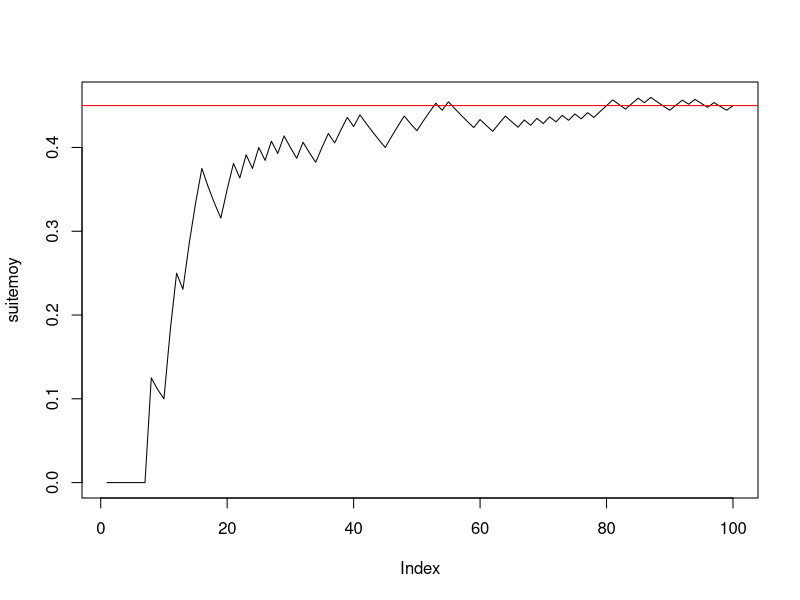

This chart was generated by the following R code: (Note: this script raises an error after producing the figure.)

#--------question 1------------
(n <- 100)
(p <- 0.45)
(x <- rbinom(n, 1, p))
#--------question 2------------
cumsum(x)
(taille <- 1:n)
(suitemoy <- cumsum(x) / taille)
#--------question 3------------
plot(suitemoy, type = "l")
abline(h = p, col = "red")

#------------Exercice 2------------------------

#--------question 1------------
(n <- 100)
(mu <- -2)
(sigma <- 2)
rm(xg)
(xg <- rnorm(n, mu, sigma))
#--------question 2------------
cumsum(xg)
rm(taille)
(taille <- 1:n)
rm(suitemoyg)
suitemoyg
(suitemoyg <- cumsum(xg) / taille)
#--------question 3------------
plot(suitemoyg, type = "l", ylim = c(-10, 6))
abline(h = mu, col = "red")










###################################################
#------------Exercice 3------------------------
###################################################

#---------question 1--------------------------
mu <- -2
sigma <- 2
n <- 5
rm(x) # efface l'objet précedemment créé x
(x <- rnorm(n, mu, sigma)) # echantillon de n tirages de X
(moyx <- mean(x)) # moyenne de l'échantillon de taille n x

#---------question 2--------------------------
(y <- rnorm(n, mu, sigma)) # second echantillon de n tirages de X
(moyy <- mean(y)) # moyenne de l'échantillon y
(rbind(x, y) -> M) # range les deux échantillons dans M à 2 lignes et n colonnes
rowMeans(M)

#---------question 3--------------------------
N <- 1000
Mdata <- matrix(rnorm(n * N, mu, sigma), ncol = n, byrow = T) # N échantillons de taille n disposés en lignes
dim(Mdata) # dimension de la matrice N lignes et n colonnes


#---------question 4--------------------------
(rowMeans(Mdata) -> moyennes) # calcule les moyennes pour les N, n-échantillons tirés.
apply(Mdata, MARGIN = 1, mean) # alternative pour effectuer les moyennes en ligne

#---------question 5--------------------------
mean(moyennes) # moyenne empirique des N réalisations de Xbar_n
sd(moyennes) * sqrt((length(moyennes) - 1) / length(moyennes)) # ecart-type empirique
sd(moyennes) # écart-type estimé sans biais = ecart-type empirique corrigé

#---------question 6--------------------------
hist(moyennes, prob = T, main = "Répartition de la moyenne empirique des Xi, i=1,....,n") # la répartition observée de Xbar_n
(abs <- seq(1.2 * min(moyennes), 1.2 * max(moyennes), (max(moyennes) - min(moyennes)) / 100))
points(abs, dnorm(abs, mu, sigma / sqrt(n)), col = 2, type = "l")
abline(v = mean(moyennes), col = 3, lty = "dashed") # moyenne de l'échantillon
abline(v = mu, col = 2) # moyenne théorique mu de la loi de Xbar
# belle adéquation de l'échantillon à la normale, que l'on peut verifier avec dte de Henry
qqnorm(moyennes) # les points sont presque alignés la loi de Xbar_n est donc bien normale
qqline(moyennes, col = 2) # autour de la droite rouge qui passe par les deux points
# (1er quartile theo de la centrée réduite,1er quartile empirique) et
# (3ieme quartile theo de la centrée réduite,3ieme quartile empirique)
# mean(echantillon) et écart-type empirique sd(échantillon)*sqrt((n-1)/n). e
# En effet si on ajoute la droite passant par ces deux points elle se confond
# avec qqline. droite de Henry

(x1 <- qnorm(0.25))
(x2 <- qnorm(0.75))
(y1 <- quantile(moyennes, 0.25, type = 1))
(y2 <- quantile(moyennes, 0.75, type = 1))
abline(y1 - (y2 - y1) * x1 / (x2 - x1), (y2 - y1) / (x2 - x1), col = 3) # droite de Henry

#----------question 7-------------------------
moyennecr <- sqrt(n) * (moyennes - mu) / sigma
hist(moyennecr, prob = T, main = "Répartition observée de la moyenne empirique centrée réduite")
(abscr <- seq(1.2 * min(moyennecr), 1.2 * max(moyennecr), (max(moyennecr) - min(moyennecr)) / 100))
points(abscr, dnorm(abscr), col = 2, type = "l")
abline(v = mean(moyennecr), col = 3, lty = "dashed") # moyenne empirique de l'échantillon
abline(v = 0, col = 2) # moyenne théorique  de la loi normale centrée réduite

qqnorm(moyennecr)
qqline(moyennecr) # droite de Henry

#-----------question 8------------
n <- 50
# puis réexecuter les lignes 67 à 107 : la loi reste gaussienne mais
# l'écart-type de Xbarn est plus petit avec n=50 qu'avec n=2
sd(moyennes)
sigma / sqrt(n)

n <- 2
# puis réexecuter les lignes 67 à 107 : LA LOI EST TOUJOURS GAUSSIENNE MEME AVEC n PETIT
# C'EST UNE PROPRIETES CARACTÉRISTIQUE DE LA LOI NORMALE MAIS QUI NE S'APPLIQUE PAS AUX AUTRES
# LOIS COMME PAR EX A LA BERNOULLI ==> VOIR EXO SUIVANT
sd(moyennes)
# l'écart type empirique est EN REVANCHE plus faible avec n=2 qu'avec n=50 :
# normal il estime sigma/sqrt(n) or :
sigma / sqrt(n)

#####################################################################################
# CE QU'IL FAUT RETENIR DE CET EXERCICE : LA LOI DE XBAR EST GAUSSIENNE SI L'ÉCHANTILLON EST
# GAUSSIEN ET DE TAILLE QUELCONQUE n. LE RESULTAT DU THEOREME CENTRAL LIMITE EST VRAI DANS CE CAS
# POUR TOUT n ET PAS SEULEMENT POUR n GRAND
###################################################################################

###################################################
#------------Exercice 4------------------------
###################################################

#---------question 1--------------------------
p <- 0.45
n <- 5
N <- 100
rm(Mdata) # efface l'objet précedemment créé Mdata

Mdata <- matrix(rbinom(n * N, 1, p), ncol = n, byrow = T) # N échantillons de taille n disposés en lignes
dim(Mdata) # dimension de la matrice N lignes et n colonnes

(rowMeans(Mdata) -> moyennes) # calcule les moyennes pour les N, n-échantillons tirés.


mean(moyennes) # moyenne empirique des N réalisations de Xbar_n
sd(moyennes) * sqrt((length(moyennes) - 1) / length(moyennes)) # ecart-type empirique
sd(moyennes) # écart-type estimé sans biais = ecart-type empirique corrigé

#---------histogramme de xbar_n--------------------------
hist(moyennes, prob = T, ylim = c(0, max(dnorm(p, p, sqrt(p * (1 - p) / n)), 4)), main = "Répartition de la moyenne empirique des Xi, i=1,....,n") # la répartition observée de Xbar_n
(abs <- seq(.8 * min(moyennes), 1.2 * max(moyennes), (max(moyennes) - min(moyennes)) / 100))
points(abs, dnorm(abs, p, sqrt(p * (1 - p) / n)), col = 2, type = "l")
abline(v = mean(moyennes), col = 3, lty = "dashed") # moyenne de l'échantillon
abline(v = p, col = 2) # moyenne théorique mu de la loi de Xbar
qqnorm(moyennes) # vraiment pas gaussien !
qqline(moyennes, col = 2)
# AUCUNE ADEQUATION  de l'échantillon à la normale CAR n EST TROP PETIT ET LE TCL N'EST
# PAS VERIFIE. ON REFAIT LA SIMUL AVEC n=200 :

n <- 200
# puis réeéxuter les lignes 142 à 161

# EUREKA CA MARCHE BEAUCOUP MIEUX ET ON A BIEN UNE REPARTITION GAUSSIENNE CAR n EST SUFFISAMMENT GRAND POUR
# QUE LE TCL SOIT VERIFIE !
######################################

qqnorm(moyennes)
qqline(moyennes, col = "red")

# Si on augmente N on améliore l'estimation de la densité de Xbarn par l'histogramme
# des N réalisations de Xbarn mais si n est petit on n'observe pas un histogramme
# ressemblant à une gaussienne puisque le TCL ne s'applique que si n est assez grand.
# Essayer avec
N <- 1000
n <- 4
# puis lignes 142 à 159.
N <- 1000
n <- 100
# puis lignes 142 à 159.
